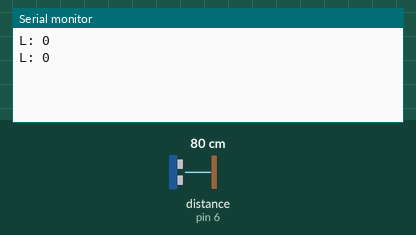
A sketch run on a simulated Arduino Leonardo, built with avr-gcc and run on an emulated ATmega32U4. Parts: the last lines printed to the serial monitor. The inputs (shaded band) are chosen by the test bench; at power-on: distance to the obstacle (sensor on pin 6) 80 cm.

Above: at 1.8 s.
1.9 s: distance to the obstacle (sensor on pin 6) set to 2 cm
At 2.9 s:
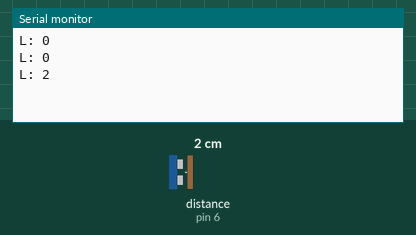
3.4 s: distance to the obstacle (sensor on pin 6) set to 4 cm
At 4.8 s:
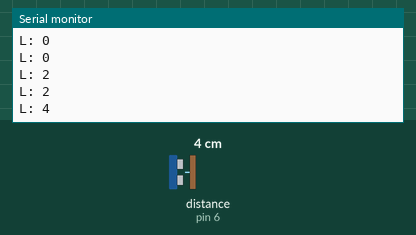
Timing chart, 0 to 6.4 s (numbered marks = the images above; inputs shaded):
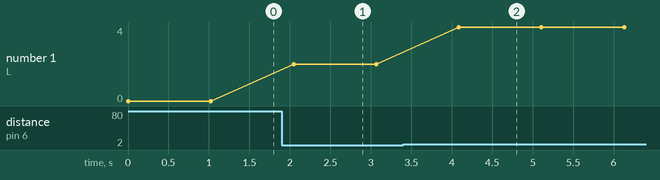

Measured:
- after the input at 1.9 s, the serial monitor: prints a new line after 0.14 s (image 1)
- after the input at 3.4 s, the serial monitor: prints a new line after 0.69 s (image 2)
- plotted number 1: 0 → 2 after the input at 1.9 s, 2 → 4 after the input at 3.4 s

The sketch:

Optics.ino
```cpp
/*
 Name:		Optics.ino
 Created:	3/9/2016 3:30:23 PM
 Author:	rival
*/

// the setup function runs once when you press reset or power the board
#include <NewPing.h>
NewPing Sensor_L(7, 6, 20);
int dist_left;
void setup() {
	Serial.begin(9600);
}

// the loop function runs over and over again until power down or reset
void loop() {
	dist_left = Sensor_L.ping_cm();

	Serial.print("L: ");
	Serial.println(dist_left);
	delay(20);


	delay(1000);
}
```
